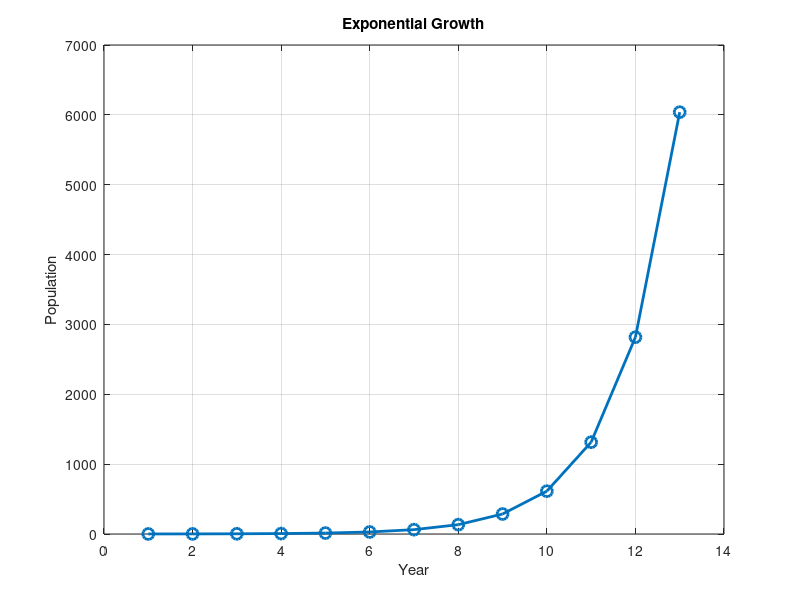

MATLAB code to generate this figure:
% Parameters for exponential growth
growth_rate = 0.7623;  % Adjust as needed
initial_population = 0.3;
num_years = 13;  % Adjust the number of years as needed

% Initialize arrays to store time and population values
time = zeros(1, num_years);
populations = zeros(1, num_years);

% Calculate the exponential growth for each year
for year = 1:num_years
    time(year) = year;
    populations(year) = initial_population * exp(growth_rate * year);
end

% Plot the exponential growth
figure;
plot(time, populations, '-o', 'LineWidth', 2, 'MarkerSize', 8);
title('Exponential Growth');
xlabel('Year');
ylabel('Population');
grid on;
